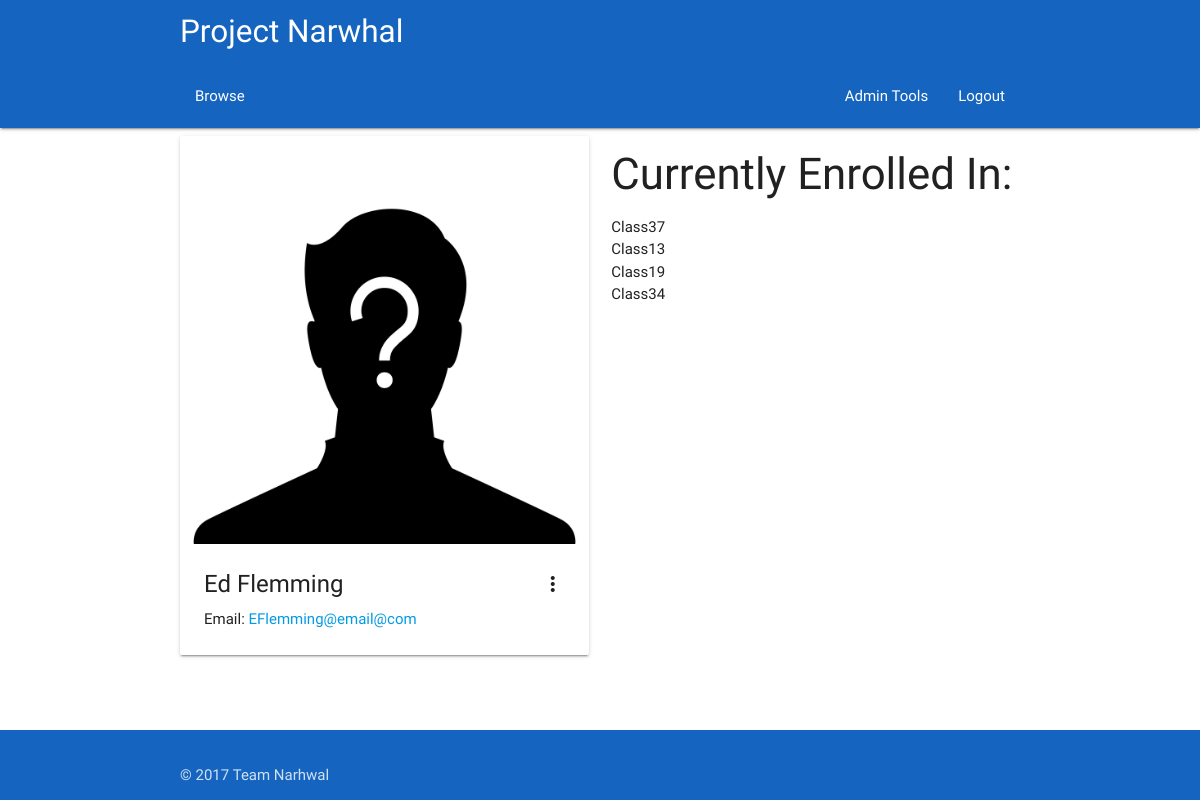
/delegates/40 (signed in), run on the app's committed database.
### app/models.py (models this page shows, shortened)
class User(db.Model):
	__tablename__ = 'User'
	userID = db.Column(db.Integer, primary_key = True)
	name = db.Column(db.String(100))
	username = db.Column(db.String(100))
	email = db.Column(db.String(100))
	password = db.Column(db.String(100))
	type = db.Column(db.String(100))
	__mapper_args__ = {
		'polymorphic_identity': 'base',
		'polymorphic_on': type
	}

class Class(db.Model):
	__tablename__ = 'Class'
	classID = db.Column(db.Integer, primary_key = True)
	coursePoint = db.Column(db.Integer, db.ForeignKey('Course.courseID'))
	course = db.relationship("Course", foreign_keys = [coursePoint])
	courseID = db.Column(db.Integer)
	title = db.Column(db.String(100))
	description = db.Column(db.String(100))
	capacity = db.Column(db.Integer)
	startDate = db.Column(db.DateTime)
	duration = db.Column(db.Integer)
	endDate = db.Column(db.DateTime)
	reqFac = db.Column(db.String(100), default = 'None')
	preTrain = relationship("Class")
	parent_id = Column(db.Integer, ForeignKey('Class.classID'))
	locationPoint = db.Column(db.Integer, db.ForeignKey('Room.roomID'))
	location = db.relationship("Room", foreign_keys = [locationPoint])
	trainerPoint = db.Column(db.Integer, db.ForeignKey('Trainer.trainerID'))
	trainer = db.relationship("Trainer", foreign_keys = [trainerPoint])
	attendanceList = db.relationship('Delegate', secondary = association_table)
	waitList = db.relationship('Delegate', secondary = waiting_table)

### app/views.py (the view)
@app.route('/delegates/<id>')
@login_required
def delSchedule(id):
    delid = id
    if current_user.type != 'Admin':
        abort(403)
    user = delegates(delID=delid)
    delClassList = user.classList
    return render_template('delsSched.html', title='Delegate Schedule', user=user, delClassList=delClassList)

### app/views.py (called while the page is built)
@login_manager.user_loader
def load_user(id):
    return models.User.query.get(id)

### queries.py (called while the page is built)
def listConvert(x):
    if(x.count() == 1):
        x = x[0]
        return x
    else:
        y = []
    for i in x:
        y.append(i)
    return y

def delegates(**kwargs):
    q = models.Delegate.query.filter_by(**kwargs)
    q = listConvert(q)
    return q

### app/templates/delsSched.html (shortened to what this page needs)
{% extends "base.html" %} {% block content %}
<div class="container">
    <div class="row">
        <div class="col l6 m6 s12">
            <div class="card hoverable">
                <div class="card-image waves-effect waves-block waves-light">
                    <img class="activator" src="{{url_for('static', filename = 'images/unknown.jpg')}}">
                </div>
                <div class="card-content">
                    <span class="card-title activator grey-text text-darken-4">{{user.name}}<i class="material-icons right">more_vert</i></span>
                    <p>Email: <a href="mailto:{{user.email}}">{{user.email}}</a></p>
                </div>
            </div>
        </div>
        <div class="col l6 m6 s12">
            <h3> Currently Enrolled In: </h3>
            <ul>
                {% for item in delClassList %}
                <li>{{item.title}}</li>
                {% endfor %}
            </ul>
        </div>
    </div>
</div>
{% endblock %}

### app/static/css/style.css (style rules this page uses)
html { font-family: 'Raleway', sans-serif; }
.Site { display: flex; min-height: 100vh; flex-direction: column; }

### data on the page
User: name "Ed Flemming", email "EFlemming@email@com"
Class: title "Class37"
Class: title "Class13"
Class: title "Class19"
Class: title "Class34"
